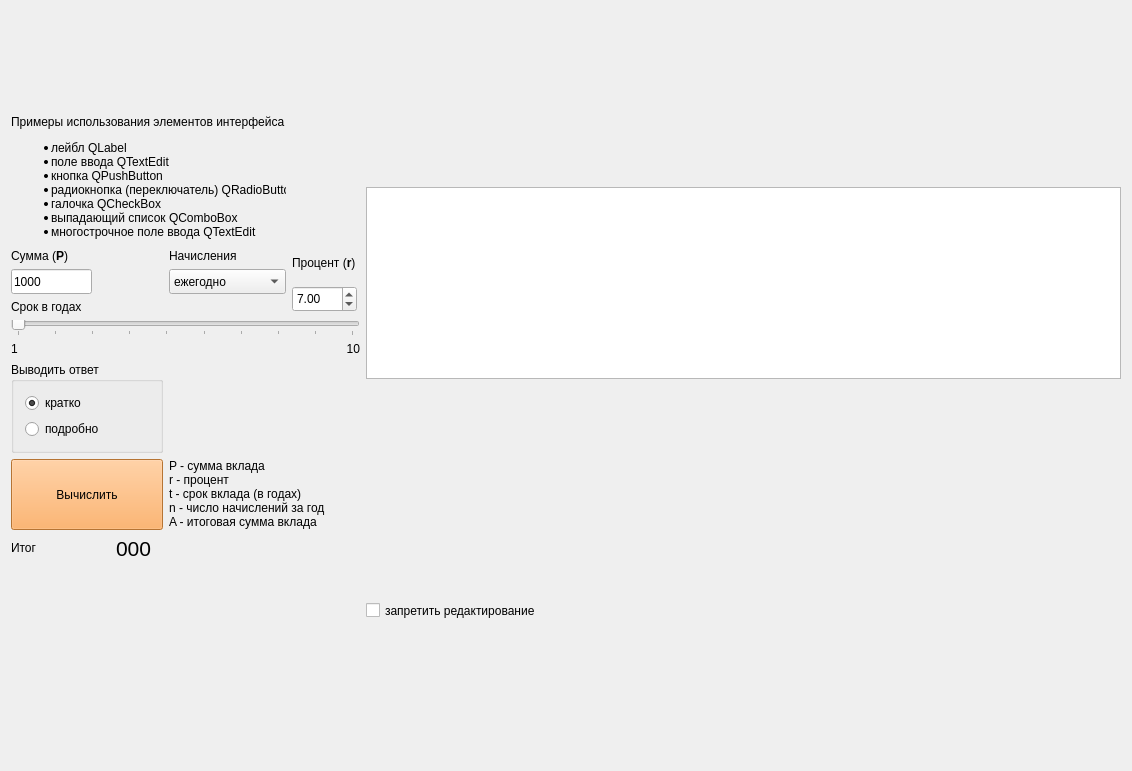
<?xml version="1.0" encoding="UTF-8"?>
<ui version="4.0">
 <class>MainWindow</class>
 <widget class="QMainWindow" name="MainWindow">
  <property name="geometry">
   <rect>
    <x>0</x>
    <y>0</y>
    <width>1132</width>
    <height>771</height>
   </rect>
  </property>
  <property name="windowTitle">
   <string>Доход по вкладу</string>
  </property>
  <widget class="QWidget" name="centralWidget">
   <layout class="QGridLayout" name="gridLayout_2">
    <item row="0" column="0" rowspan="2">
     <layout class="QGridLayout" name="gridLayout">
      <item row="0" column="0" colspan="4">
       <widget class="QLabel" name="label_info">
        <property name="minimumSize">
         <size>
          <width>275</width>
          <height>132</height>
         </size>
        </property>
        <property name="maximumSize">
         <size>
          <width>275</width>
          <height>132</height>
         </size>
        </property>
        <property name="font">
         <font>
          <pointsize>9</pointsize>
         </font>
        </property>
        <property name="text">
         <string>&lt;html&gt;&lt;head/&gt;
&lt;body&gt;

Примеры использования элементов интерфейса
&lt;ul&gt;
&lt;li&gt;лейбл QLabel&lt;/li&gt;
&lt;li&gt;поле ввода QTextEdit&lt;/li&gt;
&lt;li&gt;кнопка QPushButton&lt;/li&gt;
&lt;li&gt;радиокнопка (переключатель) QRadioButton&lt;/li&gt;
&lt;li&gt;галочка QCheckBox&lt;/li&gt;
&lt;li&gt;выпадающий список QComboBox&lt;/li&gt;
&lt;li&gt;многострочное поле ввода QTextEdit	&lt;/li&gt;
&lt;/ul&gt;

&lt;/body&gt;&lt;/html&gt;</string>
        </property>
       </widget>
      </item>
      <item row="1" column="0" colspan="2">
       <widget class="QLabel" name="label_2">
        <property name="maximumSize">
         <size>
          <width>100</width>
          <height>17</height>
         </size>
        </property>
        <property name="text">
         <string>&lt;html&gt;&lt;head/&gt;&lt;body&gt;&lt;p&gt;Сумма (&lt;span style=&quot; font-weight:600;&quot;&gt;P&lt;/span&gt;)&lt;/p&gt;&lt;/body&gt;&lt;/html&gt;</string>
        </property>
       </widget>
      </item>
      <item row="1" column="3">
       <widget class="QLabel" name="label_3">
        <property name="maximumSize">
         <size>
          <width>86</width>
          <height>17</height>
         </size>
        </property>
        <property name="text">
         <string>Начисления</string>
        </property>
       </widget>
      </item>
      <item row="1" column="4" rowspan="2" colspan="2">
       <widget class="QLabel" name="label_4">
        <property name="maximumSize">
         <size>
          <width>148</width>
          <height>17</height>
         </size>
        </property>
        <property name="text">
         <string>&lt;html&gt;&lt;head/&gt;&lt;body&gt;&lt;p&gt;Процент (&lt;span style=&quot; font-weight:600;&quot;&gt;r&lt;/span&gt;)&lt;/p&gt;&lt;/body&gt;&lt;/html&gt;</string>
        </property>
       </widget>
      </item>
      <item row="2" column="0" rowspan="2" colspan="3">
       <widget class="QLineEdit" name="lineEdit_sum">
        <property name="minimumSize">
         <size>
          <width>81</width>
          <height>25</height>
         </size>
        </property>
        <property name="maximumSize">
         <size>
          <width>81</width>
          <height>25</height>
         </size>
        </property>
        <property name="text">
         <string>1000</string>
        </property>
       </widget>
      </item>
      <item row="2" column="3" rowspan="2">
       <widget class="QComboBox" name="comboBox_n">
        <property name="maximumSize">
         <size>
          <width>140</width>
          <height>25</height>
         </size>
        </property>
        <item>
         <property name="text">
          <string>ежегодно</string>
         </property>
        </item>
        <item>
         <property name="text">
          <string>ежеквартально</string>
         </property>
        </item>
        <item>
         <property name="text">
          <string>ежемесячно</string>
         </property>
        </item>
       </widget>
      </item>
      <item row="3" column="4" rowspan="2" colspan="2">
       <widget class="QDoubleSpinBox" name="spinBox_percent">
        <property name="maximumSize">
         <size>
          <width>65</width>
          <height>26</height>
         </size>
        </property>
        <property name="maximum">
         <double>100.000000000000000</double>
        </property>
        <property name="value">
         <double>7.000000000000000</double>
        </property>
       </widget>
      </item>
      <item row="4" column="0" colspan="3">
       <widget class="QLabel" name="label_5">
        <property name="maximumSize">
         <size>
          <width>192</width>
          <height>17</height>
         </size>
        </property>
        <property name="text">
         <string>Срок в годах</string>
        </property>
       </widget>
      </item>
      <item row="5" column="0" colspan="6">
       <widget class="QSlider" name="slider_t">
        <property name="maximumSize">
         <size>
          <width>420</width>
          <height>16</height>
         </size>
        </property>
        <property name="minimum">
         <number>1</number>
        </property>
        <property name="maximum">
         <number>10</number>
        </property>
        <property name="orientation">
         <enum>Qt::Horizontal</enum>
        </property>
        <property name="invertedAppearance">
         <bool>false</bool>
        </property>
        <property name="invertedControls">
         <bool>false</bool>
        </property>
        <property name="tickPosition">
         <enum>QSlider::TicksBelow</enum>
        </property>
        <property name="tickInterval">
         <number>1</number>
        </property>
       </widget>
      </item>
      <item row="6" column="0">
       <widget class="QLabel" name="label_6">
        <property name="text">
         <string>1</string>
        </property>
       </widget>
      </item>
      <item row="6" column="5">
       <widget class="QLabel" name="label_7">
        <property name="maximumSize">
         <size>
          <width>77</width>
          <height>22</height>
         </size>
        </property>
        <property name="text">
         <string>10</string>
        </property>
        <property name="alignment">
         <set>Qt::AlignRight|Qt::AlignTrailing|Qt::AlignVCenter</set>
        </property>
       </widget>
      </item>
      <item row="7" column="0" colspan="3">
       <widget class="QGroupBox" name="groupBox_verbose">
        <property name="maximumSize">
         <size>
          <width>192</width>
          <height>111</height>
         </size>
        </property>
        <property name="title">
         <string>Выводить ответ</string>
        </property>
        <layout class="QVBoxLayout" name="verticalLayout">
         <item>
          <widget class="QRadioButton" name="radioButton_brief">
           <property name="text">
            <string>кратко</string>
           </property>
           <property name="checked">
            <bool>true</bool>
           </property>
          </widget>
         </item>
         <item>
          <widget class="QRadioButton" name="radioButton_verbose">
           <property name="text">
            <string>подробно</string>
           </property>
          </widget>
         </item>
        </layout>
       </widget>
      </item>
      <item row="7" column="3" colspan="3">
       <widget class="QLabel" name="label_formula">
        <property name="maximumSize">
         <size>
          <width>231</width>
          <height>111</height>
         </size>
        </property>
        <property name="text">
         <string/>
        </property>
        <property name="pixmap">
         <pixmap resource="resources.qrc">:/other_files/formula.png</pixmap>
        </property>
        <property name="scaledContents">
         <bool>true</bool>
        </property>
       </widget>
      </item>
      <item row="8" column="0" colspan="3">
       <widget class="QPushButton" name="pushButton_calc">
        <property name="minimumSize">
         <size>
          <width>121</width>
          <height>71</height>
         </size>
        </property>
        <property name="maximumSize">
         <size>
          <width>173</width>
          <height>71</height>
         </size>
        </property>
        <property name="styleSheet">
         <string notr="true">background-color: rgb(255, 163, 72);
color: rgb(0, 0, 0);</string>
        </property>
        <property name="text">
         <string>Вычислить</string>
        </property>
       </widget>
      </item>
      <item row="8" column="3" colspan="2">
       <widget class="QLabel" name="label_legend">
        <property name="maximumSize">
         <size>
          <width>231</width>
          <height>85</height>
         </size>
        </property>
        <property name="text">
         <string>P - сумма вклада
r - процент
t - срок вклада (в годах)
n - число начислений за год
A - итоговая сумма вклада</string>
        </property>
        <property name="alignment">
         <set>Qt::AlignLeading|Qt::AlignLeft|Qt::AlignTop</set>
        </property>
       </widget>
      </item>
      <item row="9" column="0">
       <widget class="QLabel" name="label">
        <property name="maximumSize">
         <size>
          <width>100</width>
          <height>24</height>
         </size>
        </property>
        <property name="text">
         <string>Итог</string>
        </property>
       </widget>
      </item>
      <item row="9" column="2">
       <widget class="QLabel" name="label_result">
        <property name="maximumSize">
         <size>
          <width>86</width>
          <height>24</height>
         </size>
        </property>
        <property name="font">
         <font>
          <pointsize>16</pointsize>
         </font>
        </property>
        <property name="text">
         <string>000</string>
        </property>
       </widget>
      </item>
      <item row="10" column="1" colspan="2">
       <spacer name="verticalSpacer_2">
        <property name="orientation">
         <enum>Qt::Vertical</enum>
        </property>
        <property name="sizeHint" stdset="0">
         <size>
          <width>73</width>
          <height>13</height>
         </size>
        </property>
       </spacer>
      </item>
     </layout>
    </item>
    <item row="0" column="1">
     <widget class="QTextEdit" name="textEdit_report">
      <property name="sizePolicy">
       <sizepolicy hsizetype="Expanding" vsizetype="Fixed">
        <horstretch>0</horstretch>
        <verstretch>0</verstretch>
       </sizepolicy>
      </property>
      <property name="sizeIncrement">
       <size>
        <width>0</width>
        <height>0</height>
       </size>
      </property>
     </widget>
    </item>
    <item row="1" column="1">
     <widget class="QCheckBox" name="checkBox_read_only">
      <property name="maximumSize">
       <size>
        <width>16777215</width>
        <height>23</height>
       </size>
      </property>
      <property name="text">
       <string>запретить редактирование</string>
      </property>
     </widget>
    </item>
   </layout>
  </widget>
  <action name="action">
   <property name="text">
    <string>Выход</string>
   </property>
  </action>
 </widget>
 <layoutdefault spacing="6" margin="11"/>
 <resources>
  <include location="resources.qrc"/>
 </resources>
 <connections/>
</ui>
